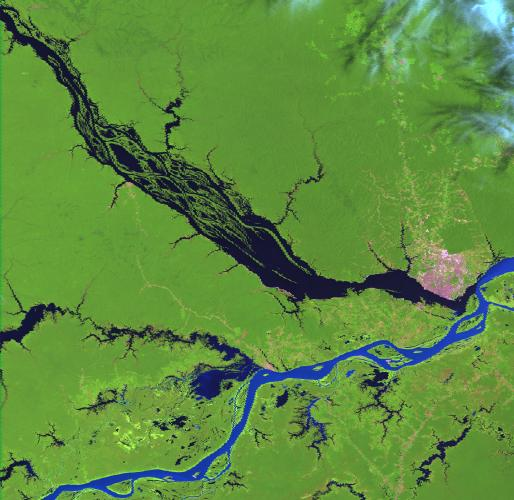
#> input picture imagens/clean/amaz20.jpg, 514 x 500 px
$ jupyter execute canny.ipynb
#> lines starting #> are read from the running program, lines starting #| are printed output that depends on the picture; after the words box and inside, x2 and y2 are one past the last pixel; in counts of white or black regions, pixels touching at a corner belong together
# Canny Edge Extraction

In this notebook, we are going to explore the Canny edge extraction algorithm for rivers' edges detection. In order to do so, we are going to import the _opencv_ library and apply the built-in Canny method to a satellite river capture.

[cell 1]
#!pip install opencv-python
import numpy as np
import matplotlib.pyplot as plt
import imageio as iio
import cv2

[cell 2]
img = iio.imread("../imagens/clean/amaz20.jpg")
#> img is the input picture: shape (500, 514, 3); mean R, G, B 93.9, 139.9, 62.7

plt.figure(figsize = (10, 10))
plt.imshow(img)
plt.title("Imagem Original")
plt.axis("off")
plt.show()

[cell 3]
# Setting parameter values
t_lower = 0 # Lower Threshold
t_upper = 255  # Upper threshold

# Applying the Canny Edge filter
canny_img = cv2.Canny(img, t_lower, t_upper)
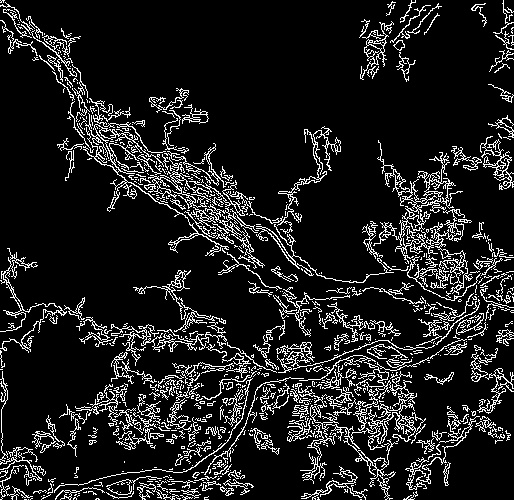
#> canny_img: shape (500, 514); 11.9% white in thin lines or dots

plt.rcParams['figure.figsize'] = [16, 8]

plt.subplot(1,2,1)
plt.imshow(img, cmap = "gray")
plt.subplot(1,2,2)
plt.imshow(canny_img, cmap = "gray")
plt.show()

The used threshold detected a lot of edges that does not belong to the rivers, so we kept testing more narrow intervals.

[cell 4]
# Setting new parameter values
t_lower = 255  # Lower Threshold
t_upper = 255  # Upper threshold

# Applying the Canny Edge filter
canny_img = cv2.Canny(img, t_lower, t_upper)
#> canny_img: shape (500, 514); 5.6% white in thin lines or dots

plt.rcParams['figure.figsize'] = [16, 8]

plt.subplot(1,2,1)
plt.imshow(img, cmap = "gray")
plt.subplot(1,2,2)
plt.imshow(canny_img, cmap = "gray")
plt.show()
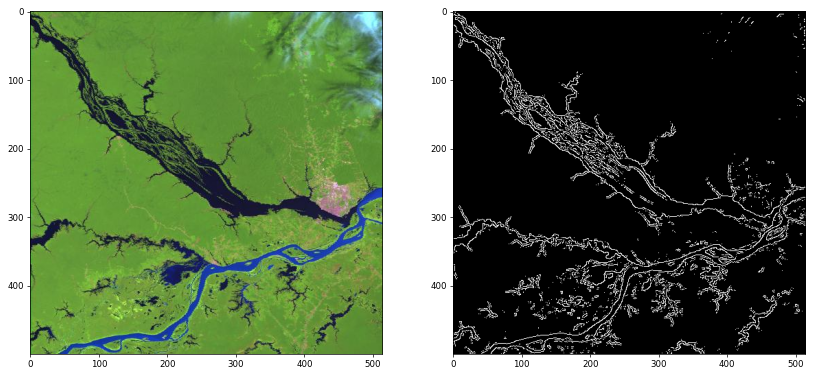
#> figure drawn by matplotlib, 2 panels

Working only with the most abrupt changes showed the most desired effect for this case.

Given the fact we are working with an image with the presence of a lot of blue and green colours, we can extract each channel in order to see whether there is a channel that highlights more the river from the vegetation.

[cell 5]
img_blue = img[:,:,0]
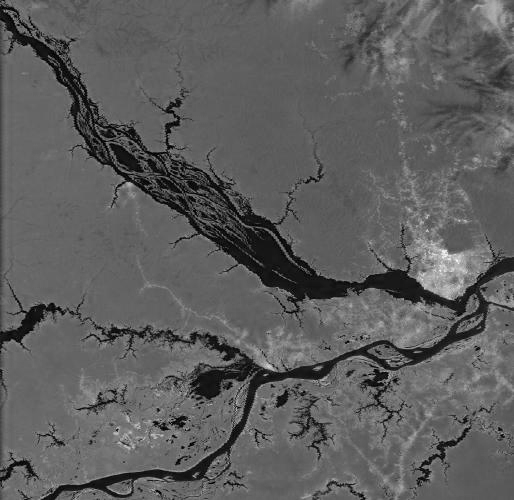
#> img_blue: shape (500, 514); min 0, max 249, mean 93.9
img_green = img[:,:,1]
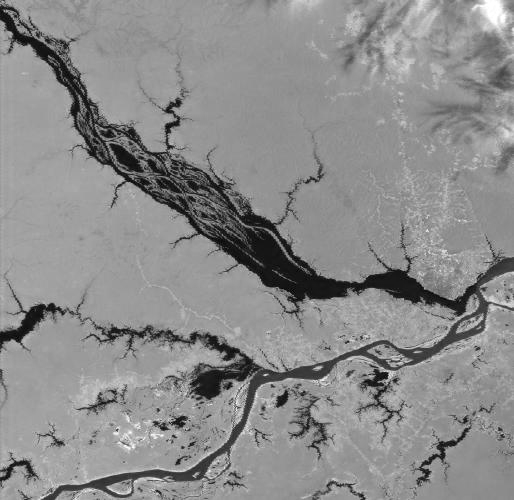
#> img_green: shape (500, 514); min 0, max 255, mean 139.9
img_red = img[:,:,2]
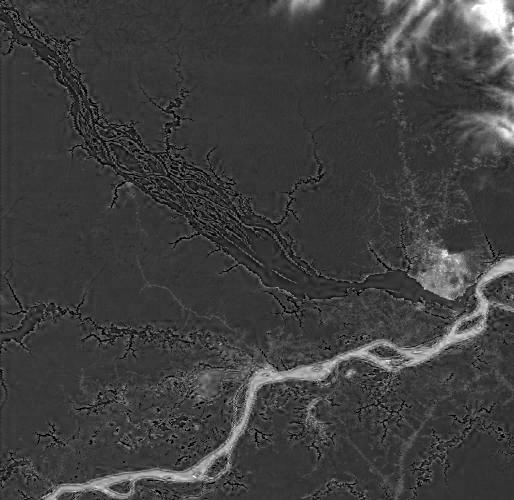
#> img_red: shape (500, 514); min 0, max 255, mean 62.7

plt.rcParams['figure.figsize'] = [16, 8]

plt.subplot(1,3,1)
plt.title("Blue channel")
plt.imshow(img_blue, cmap = "gray")
plt.subplot(1,3,2)
plt.title("Green channel")
plt.imshow(img_green, cmap = "gray")
plt.subplot(1,3,3)
plt.title("Red channel")
plt.imshow(img_red, cmap = "gray")
plt.show()

[cell 6]
canny_img_blue = cv2.Canny(img_blue, t_lower, t_upper)
#> canny_img_blue: shape (500, 514); 4.8% white in thin lines or dots
canny_img_green = cv2.Canny(img_green, t_lower, t_upper)
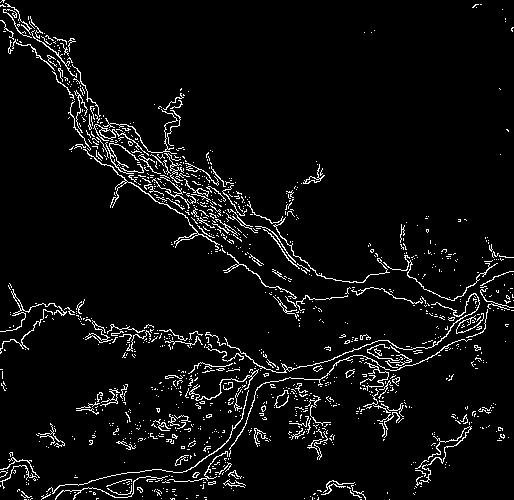
#> canny_img_green: shape (500, 514); 5.2% white in thin lines or dots
canny_img_red = cv2.Canny(img_red, t_lower, t_upper)
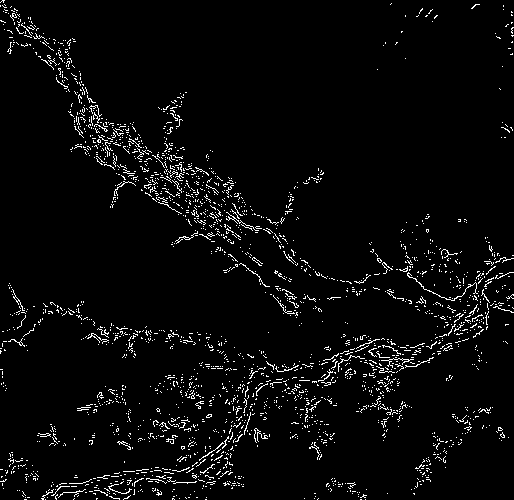
#> canny_img_red: shape (500, 514); 3.7% white in thin lines or dots

plt.rcParams['figure.figsize'] = [16, 8]

plt.subplot(1,3,1)
plt.title("Blue channel")
plt.imshow(canny_img_blue, cmap = "gray")
plt.subplot(1,3,2)
plt.title("Green channel")
plt.imshow(canny_img_green, cmap = "gray")
plt.subplot(1,3,3)
plt.title("Red channel")
plt.imshow(canny_img_red, cmap = "gray")
plt.show()

As expected, the red channel worked poorly for the river detection, leaving just the blue and green channels as considerable options. We can notice that both of them highlighted less edges that don't belong to the rivers than the Canny applied to the original image, so let's take a closer look at them.

[cell 7]
plt.rcParams['figure.figsize'] = [16, 8]

plt.subplot(1,2,1)
plt.title("Blue channel")
plt.imshow(canny_img_blue, cmap = "gray")
plt.subplot(1,2,2)
plt.title("Green channel")
plt.imshow(canny_img_green, cmap = "gray")
plt.show()

Both of them seem very good. We can analise different segments from the images for better visualisation.

[cell 8]
seg_blue = canny_img_blue[0:180,334:514]
#> seg_blue: shape (180, 180); 0.07% white in thin lines or dots, all inside (x1, y1, x2, y2) = (138, 4, 180, 158)
seg_green = canny_img_green[0:180,334:514]
#> seg_green: shape (180, 180); 0.11% white in thin lines or dots, all inside (x1, y1, x2, y2) = (30, 4, 180, 155)

plt.rcParams['figure.figsize'] = [7,7]
plt.subplot(111)
plt.title("Original")
plt.imshow(img[0:180,334:514],cmap='gray')
plt.show()
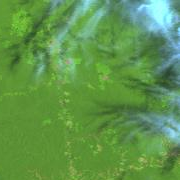
#> shown: shape (180, 180, 3); mean R, G, B 95.1, 149.2, 76.5

plt.rcParams['figure.figsize'] = [16, 16]
plt.subplot(221)
plt.title("Blue channel")
plt.imshow(seg_blue,cmap='gray')
plt.subplot(222)
plt.title("Green channel")
plt.imshow(seg_green,cmap='gray')
plt.show()

[cell 9]
seg_blue = canny_img_blue[200:350,350:500]
#> seg_blue: shape (150, 150); 6.5% white in thin lines or dots
seg_green = canny_img_green[200:350,350:500]
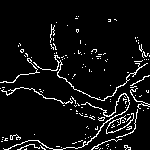
#> seg_green: shape (150, 150); 6.6% white in thin lines or dots, all inside (x1, y1, x2, y2) = (0, 16, 150, 150)

plt.rcParams['figure.figsize'] = [7,7]
plt.subplot(111)
plt.title("Original")
plt.imshow(img[200:350,350:500],cmap='gray')
plt.show()
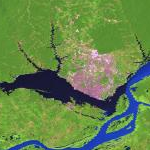
#> shown: shape (150, 150, 3); mean R, G, B 101.7, 133.9, 74.7

plt.rcParams['figure.figsize'] = [16,16]

plt.subplot(221)
plt.title("Blue channel")
plt.imshow(seg_blue,cmap='gray')
plt.subplot(222)
plt.title("Green channel")
plt.imshow(seg_green,cmap='gray')
plt.show()

$ run again, with imagens/clean/amaz13.jpg copied over imagens/clean/amaz20.jpg
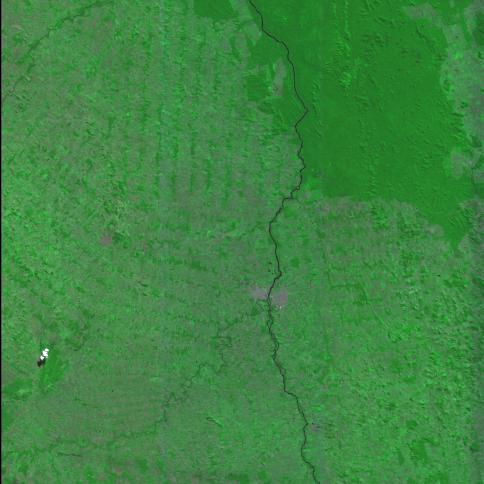
#> input picture imagens/clean/amaz13.jpg, 484 x 484 px
#> img is the input picture: shape (484, 484, 3); mean R, G, B 61.2, 132.7, 66.1
#> `canny_img = cv2.Canny(img, t_lower, t_upper)`:
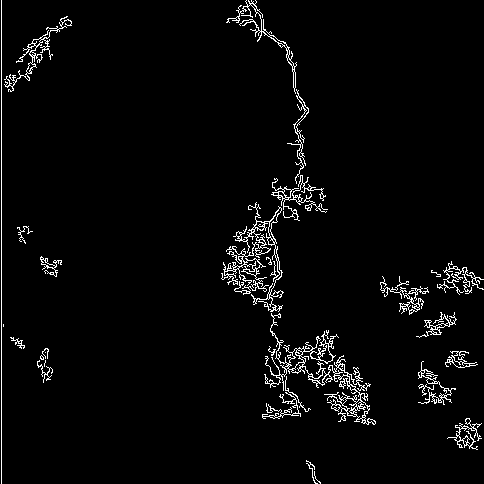
#> canny_img: shape (484, 484); 3.2% white in thin lines or dots
#> canny_img_blue: shape (484, 484); 0.24% white in thin lines or dots
#> canny_img_green: shape (484, 484); 0.26% white in thin lines or dots
#> canny_img_red: shape (484, 484); 0.25% white in thin lines or dots
#> seg_green: shape (150, 134); 0.03% white in thin lines or dots, all inside (x1, y1, x2, y2) = (64, 76, 115, 133)
#> `plt.show()`:
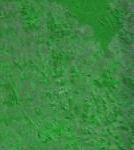
#> shown: shape (150, 134, 3); mean R, G, B 59.6, 134.1, 65.2

$ run again, with imagens/clean/amaz5.jpg copied over imagens/clean/amaz20.jpg
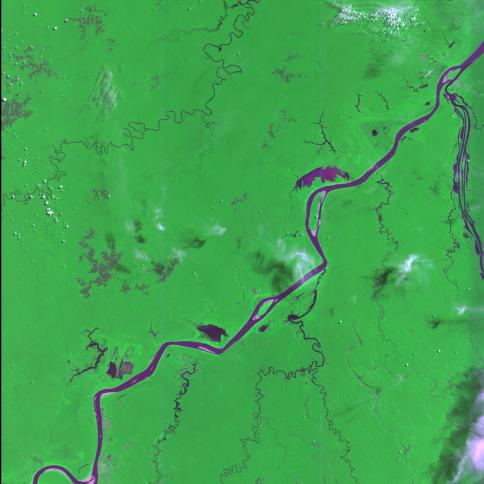
#> input picture imagens/clean/amaz5.jpg, 484 x 484 px
#> img is the input picture: shape (484, 484, 3); mean R, G, B 63.9, 164.7, 81
#> canny_img_blue: shape (484, 484); 0.88% white in thin lines or dots
#> canny_img_green: shape (484, 484); 2.1% white in thin lines or dots
#> canny_img_red: shape (484, 484); 1.1% white in thin lines or dots
#> `plt.show()`:
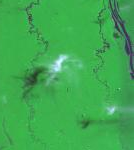
#> shown: shape (150, 134, 3); mean R, G, B 62.6, 168.8, 81.2
